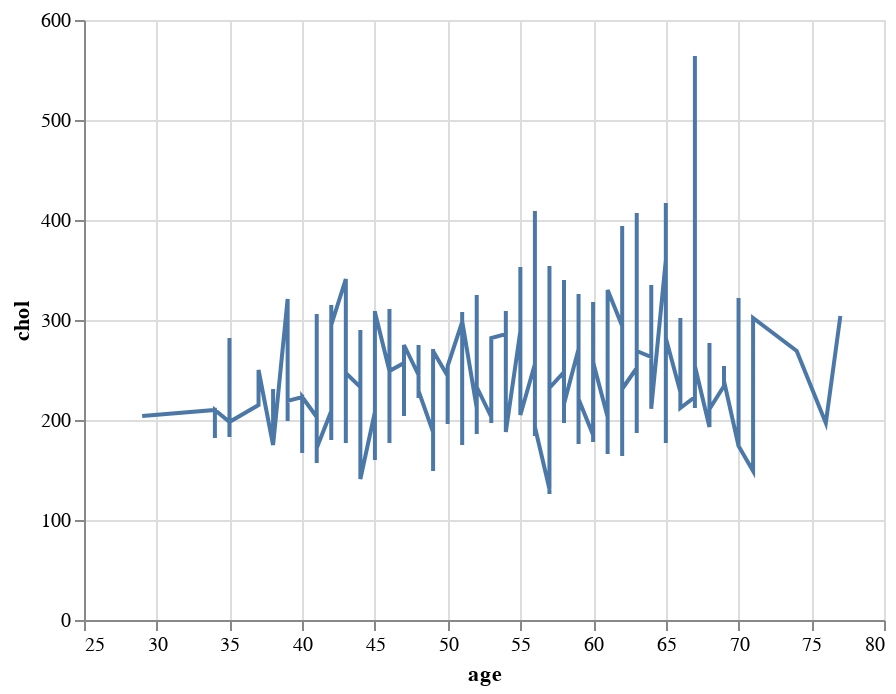

Write notebook code for a chart like this one.
### Markdown cell above
#### Line charts work best with time series data. 
Because different patiends have different cholesterol levels, the line jumps back and forth for each case along the x axis (age). See below for a different chart type.

### Code cell
alt.Chart(df).mark_line().encode(x="age", y="chol")

### Figure 1 — Vega-Lite specification as saved in the notebook (floating-point values rounded to 4 significant figures; data arrays with more than 128 entries replaced by an {"elided": "..."} marker saying what was removed)
{"config": {"view": {"continuousWidth": 400, "continuousHeight": 300}}, "data": {"name": "data-d8aadbb28be07703705acc45646dead6"}, "mark": "line", "encoding": {"x": {"type": "quantitative", "field": "age"}, "y": {"type": "quantitative", "field": "chol"}}, "$schema": "https://vega.github.io/schema/vega-lite/v4.8.1.json", "datasets": {"data-d8aadbb28be07703705acc45646dead6": {"elided": "1025 records"}}}
